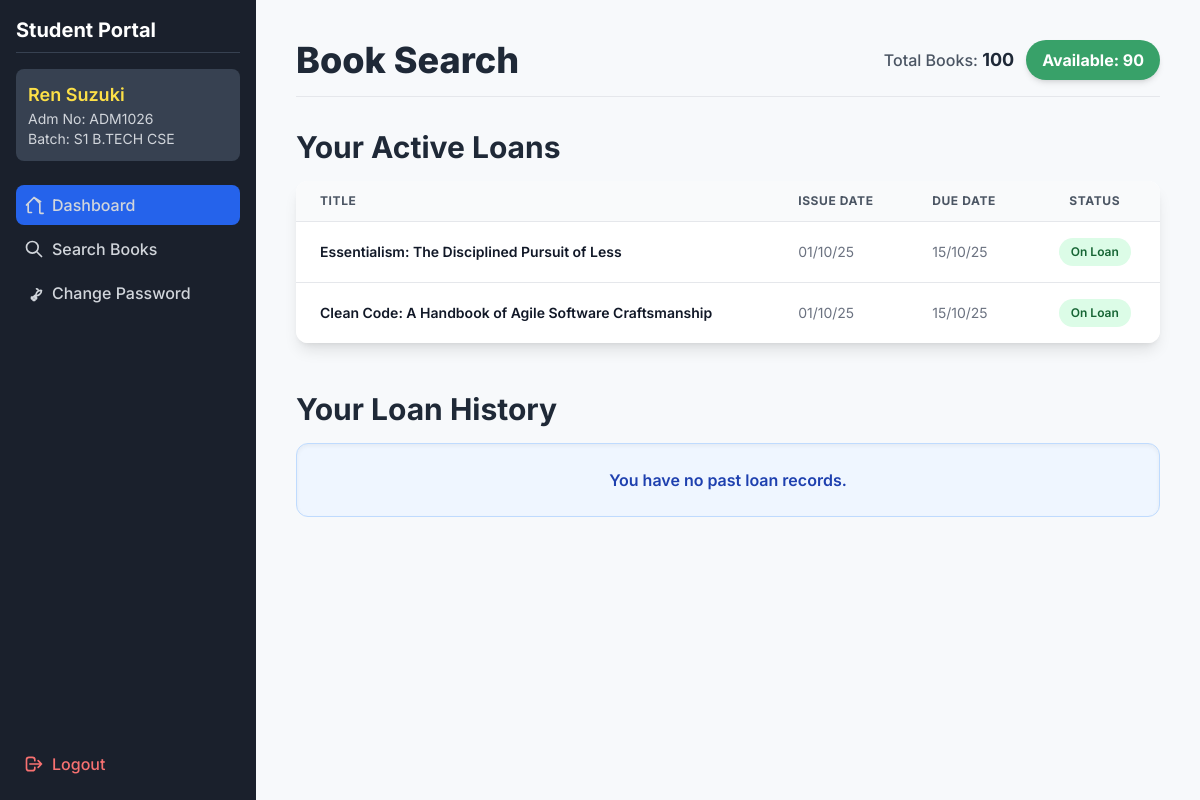
Screenshot of /student_dashboard (signed in) with the database file from the repository.
### tables this page shows
CREATE TABLE students (
                            id INTEGER PRIMARY KEY AUTOINCREMENT,
                            admission_no TEXT UNIQUE NOT NULL,
                            name TEXT NOT NULL,
                            batch TEXT NOT NULL
                        );

CREATE TABLE transactions (
                            id INTEGER PRIMARY KEY AUTOINCREMENT,
                            book_id INTEGER, 
                            student_id INTEGER, 
                            issue_date TEXT NOT NULL,
                            due_date TEXT NOT NULL,  
                            return_date TEXT,
                            FOREIGN KEY(book_id) REFERENCES books(id) ON DELETE SET NULL,
                            FOREIGN KEY(student_id) REFERENCES students(id) ON DELETE SET NULL
                        );

### app.py (the view)
@app.route('/student_dashboard')
@student_login_required
def student_dashboard():
    student_adm_no = session.get('student_adm_no')
    with get_connection() as conn:
        student_record = conn.execute("SELECT id, name, batch FROM students WHERE admission_no=?", (student_adm_no,)).fetchone()
        if not student_record:
            flash("Could not find your student profile.", "danger")
            return redirect(url_for('student_logout'))
        student_id = student_record['id']
        active_loans = conn.execute("""
            SELECT t.id, t.issue_date, t.due_date,
                   COALESCE(b.name, '[DELETED BOOK]') AS book_name,
                   COALESCE(b.custom_id, '-') AS custom_id,
                   t.due_date < date('now') AS is_overdue
            FROM transactions t
            LEFT JOIN books b ON t.book_id = b.id
            WHERE t.student_id = ? AND t.return_date IS NULL
            ORDER BY t.due_date ASC
        """, (student_id,)).fetchall()
        loan_history = conn.execute("""
            SELECT t.issue_date, t.return_date, COALESCE(b.name, '[DELETED BOOK]') AS book_name
            FROM transactions t
            LEFT JOIN books b ON t.book_id = b.id
            WHERE t.student_id = ? AND t.return_date IS NOT NULL
            ORDER BY t.return_date DESC
        """, (student_id,)).fetchall()
        book_availability = conn.execute("""
            SELECT SUM(CASE WHEN available = 1 THEN 1 ELSE 0 END) AS available_count,
                   COUNT(id) AS total_count
            FROM books
        """).fetchone()
    return render_template('student_dashboard.html',
                           active_loans=active_loans,
                           loan_history=loan_history, # Pass new history data
                           availability=book_availability,
                           student_info=student_record)

### app.py (called while the page is built)
@app.template_filter('dateformat')
def dateformat(value, format='%d/%m/%y'):
    if value is None:
        return "-"
    try:
        date_obj = datetime.datetime.strptime(value, '%Y-%m-%d')
        return date_obj.strftime(format)
    except (ValueError, TypeError):
        return value

def get_connection():
    return SQLiteContext(DB_NAME)

def student_login_required(f):
    @wraps(f)
    def decorated_function(*args, **kwargs):
        if not session.get('student_logged_in'):
            flash('Please log in to access the student portal.', 'danger')
            return redirect(url_for('student_login'))
        return f(*args, **kwargs)
    return decorated_function

@app.context_processor
def inject_pending_count():
    with get_connection() as conn:
        try:
            count = conn.execute("SELECT COUNT(id) FROM students_auth WHERE is_approved = 0").fetchone()[0]
            return dict(pending_count=count)
        except:
            return dict(pending_count=0)

    def __enter__(self):
        self.conn = sqlite3.connect(self.db_name)
        self.conn.row_factory = sqlite3.Row
        self.conn.execute('PRAGMA foreign_keys = ON;')
        return self.conn

    def __exit__(self, exc_type, exc_val, exc_tb):
        if exc_type is None and self.conn:
            self.conn.commit()
        if self.conn:
            self.conn.close()
        return False

### templates/student_dashboard.html (shortened to what this page needs)
<!DOCTYPE html>
<html lang="en">
<head>
    <script src="https://cdn.tailwindcss.com"></script>
</head>
<body class="min-h-screen">
    <div class="md:flex">
        <div class="sidebar w-full md:w-64 p-4 flex-shrink-0 md:flex md:flex-col md:h-screen md:sticky md:top-0">
            <div class="flex-grow">
                <h2 class="text-xl font-bold text-white mb-4 border-b border-gray-700 pb-2">Student Portal</h2>
                {% if student_info %}
                <div class="text-gray-300 mb-6 p-3 bg-gray-700 rounded-lg">
                    <p class="font-semibold text-lg text-yellow-300">{{ student_info.name }}</p>
                    <p class="text-sm">Adm No: {{ session.student_adm_no }}</p>
                    <p class="text-sm">Batch: {{ student_info.batch }}</p>
                </div>
                {% endif %}
                <nav class="flex flex-col space-y-1">
                    <a href="{{ url_for('student_dashboard') }}" class="nav-link-active bg-blue-600 flex items-center p-2 rounded-lg text-gray-300 font-medium">
                        <svg class="w-5 h-5 mr-2" fill="none" stroke="currentColor" viewBox="0 0 24 24"><path stroke-linecap="round" stroke-linejoin="round" stroke-width="2" d="M3 12l2-2m0 0l7-7 7 7M5 10v10a1 1 0 001 1h3m10-10v10a1 1 0 001 1h3m-3-14L12 3l-7 7"></path></svg>
                        Dashboard
                    </a>
                    <a href="{{ url_for('student_search_books') }}" class="nav-link flex items-center p-2 rounded-lg text-gray-300 font-medium">
                        <svg class="w-5 h-5 mr-2" fill="none" stroke="currentColor" viewBox="0 0 24 24"><path stroke-linecap="round" stroke-linejoin="round" stroke-width="2" d="M21 21l-6-6m2-5a7 7 0 11-14 0 7 7 0 0114 0z"></path></svg>
                        Search Books
                    </a>
                    <a href="{{ url_for('student_change_password') }}" class="nav-link flex items-center p-2 rounded-lg text-gray-300 font-medium">
                        <svg class="w-5 h-5 mr-2" fill="none" stroke="currentColor" viewBox="0 0 24 24"><path stroke-linecap="round" stroke-linejoin="round" stroke-width="2" d="M15 7a2 2 0 012 2m4 0a6 6 0 01-7.743 5.743L11 17H9v2h2v2h2v-2h2v-2h-2l1.257-1.257A6 6 0 0121 9z"></path></svg>
                        Change Password
                    </a>
                </nav>
            </div>
            <div class="flex-shrink-0">
                <a href="{{ url_for('student_logout') }}" class="nav-link flex items-center p-2 rounded-lg text-red-400 font-medium">
                    <svg class="w-5 h-5 mr-2" fill="none" stroke="currentColor" viewBox="0 0 24 24"><path stroke-linecap="round" stroke-linejoin="round" stroke-width="2" d="M17 16l4-4m0 0l-4-4m4 4H7m6 4v1a3 3 0 01-3 3H6a3 3 0 01-3-3V7a3 3 0 013-3h4a3 3 0 013 3v1"></path></svg>
                    Logout
                </a>
            </div>
        </div>
        <div class="flex-grow p-10">
            <header class="mb-6 md:mb-8 flex flex-col md:flex-row justify-between items-start md:items-center pb-4 border-b border-gray-200">
                <h1 class="text-3xl sm:text-4xl font-extrabold text-gray-800 mb-2 md:mb-0">Book Search</h1>
                {% if availability %}
                <div class="flex flex-wrap gap-3 items-center">
                    <span class="text-gray-600 font-medium">Total Books: <span class="text-lg font-bold text-gray-800">{{ availability.total_count }}</span></span>
                    <span class="px-4 py-2 rounded-full status-badge-available text-base font-bold shadow-md">Available: {{ availability.available_count }}</span>
                </div>
                {% endif %}
            </header>
            <div class="mt-8">
                <h2 class="text-3xl font-bold text-gray-800 mb-4">Your Active Loans</h2>
                {% if active_loans %}
                    <div class="overflow-x-auto bg-white rounded-xl shadow-lg">
                        <table class="min-w-full divide-y divide-gray-200">
                            <thead class="bg-gray-50">
                                <tr>
                                    <th class="px-6 py-3 text-left text-xs font-bold text-gray-600 uppercase tracking-wider">Title</th>
                                    <th class="px-6 py-3 text-left text-xs font-bold text-gray-600 uppercase tracking-wider">Issue Date</th>
                                    <th class="px-6 py-3 text-left text-xs font-bold text-gray-600 uppercase tracking-wider">Due Date</th>
                                    <th class="px-6 py-3 text-center text-xs font-bold text-gray-600 uppercase tracking-wider">Status</th>
                                </tr>
                            </thead>
                            <tbody class="bg-white divide-y divide-gray-200">
                                {% for loan in active_loans %}
                                <tr class="hover:bg-gray-50 transition">
                                    <td class="px-6 py-4 text-sm font-semibold text-gray-900">{{ loan.book_name }}</td>
                                    <td class="px-6 py-4 whitespace-nowrap text-sm text-gray-500">{{ loan.issue_date | dateformat }}</td>
                                    <td class="px-6 py-4 whitespace-nowrap text-sm {{ 'overdue-text' if loan.is_overdue else 'text-gray-500' }}">{{ loan.due_date | dateformat }}</td>
                                    <td class="px-6 py-4 whitespace-nowrap text-center text-sm">
                                        {% if loan.is_overdue %}
                                            <span class="px-3 py-1 inline-flex text-xs leading-5 font-semibold rounded-full bg-red-100 text-red-800">OVERDUE</span>
                                        {% else %}
                                            <span class="px-3 py-1 inline-flex text-xs leading-5 font-semibold rounded-full bg-green-100 text-green-800">On Loan</span>
                                        {% endif %}
                                    </td>
                                </tr>
                                {% endfor %}
                            </tbody>
                        </table>
                    </div>
                {% else %}
                    <div class="p-6 bg-green-50 border border-green-200 text-green-800 rounded-xl text-center shadow-inner">
                        <p class="font-semibold">You have no active loans. Go find a book!</p>
                    </div>
                {% endif %}
            </div>
            <div class="mt-12">
                <h2 class="text-3xl font-bold text-gray-800 mb-4">Your Loan History</h2>
                 {% if loan_history %}
                    <div class="overflow-x-auto bg-white rounded-xl shadow-lg">
                        <table class="min-w-full divide-y divide-gray-200">
                            <thead class="bg-gray-50">
                                <tr>
                                    <th class="px-6 py-3 text-left text-xs font-bold text-gray-600 uppercase tracking-wider">Title</th>
                                    <th class="px-6 py-3 text-left text-xs font-bold text-gray-600 uppercase tracking-wider">Issue Date</th>
                                    <th class="px-6 py-3 text-left text-xs font-bold text-gray-600 uppercase tracking-wider">Return Date</th>
                                </tr>
                            </thead>
                            <tbody class="bg-white divide-y divide-gray-200">
                                {% for loan in loan_history %}
                                <tr class="hover:bg-gray-50 transition">
                                    <td class="px-6 py-4 text-sm font-semibold text-gray-700">{{ loan.book_name }}</td>
                                    <td class="px-6 py-4 whitespace-nowrap text-sm text-gray-500">{{ loan.issue_date | dateformat }}</td>
                                    <td class="px-6 py-4 whitespace-nowrap text-sm text-gray-500">{{ loan.return_date | dateformat }}</td>
                                </tr>
                                {% endfor %}
                            </tbody>
                        </table>
                    </div>
                {% else %}
                    <div class="p-6 bg-blue-50 border border-blue-200 text-blue-800 rounded-xl text-center shadow-inner">
                        <p class="font-semibold">You have no past loan records.</p>
                    </div>
                {% endif %}
            </div>
        </div>
    </div>
</body>
</html>

### templates/student_dashboard.html (style rules this page uses)
body { font-family: 'Inter', sans-serif; background-color: #f7f9fb; }
.sidebar { background-color: #1a202c; }
.nav-link { transition: background-color 0.2s; }
.nav-link:hover, .nav-link-active { background-color: #2d3748; }
.status-badge-available { background-color: #38a169; color: white; }

### rows the page displays
students: name "Ren Suzuki", student_adm_no "ADM1026", batch "S1 B.TECH CSE"
transactions: book_name "Essentialism: The Disciplined Pursuit of Less", issue_date "01/10/25", due_date "15/10/25"
transactions: book_name "Clean Code: A Handbook of Agile Software Craftsmanship", issue_date "01/10/25", due_date "15/10/25"

### other values shown
{{ availability.total_count }} "100"
{{ availability.available_count }} "90"
